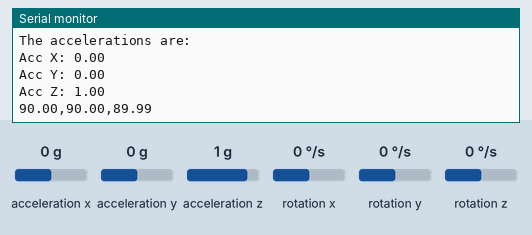
This sketch was run on a simulated Arduino Uno, built with avr-gcc and run on an emulated ATmega328P. Shown: the last lines printed to the serial monitor. The test bench sets the inputs (shaded band); at power-on: acceleration x 0 g, acceleration y 0 g, acceleration z 1 g, rotation x 0 °/s, rotation y 0 °/s, rotation z 0 °/s.

Above: at 1.8 s.
1.9 s: acceleration x set to -1.4 g
At 2.6 s:
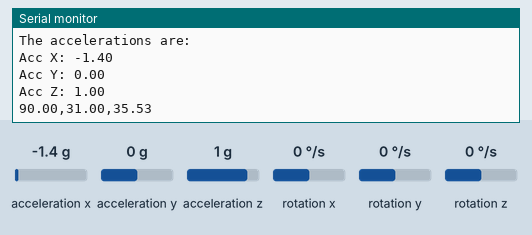
3.4 s: acceleration y set to -1.4 g
At 4.7 s:
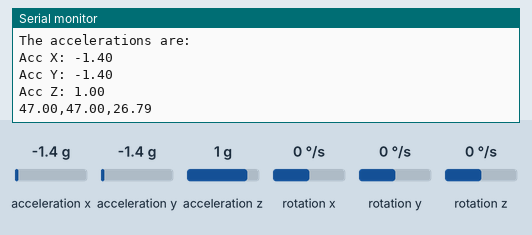
4.9 s: acceleration z set to -1.4 g
At 5.9 s:
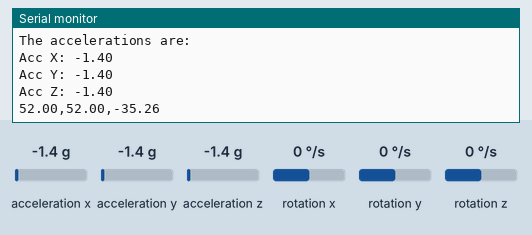
Timing chart, 0 to 7.9 s (numbered marks = the images above; inputs shaded):
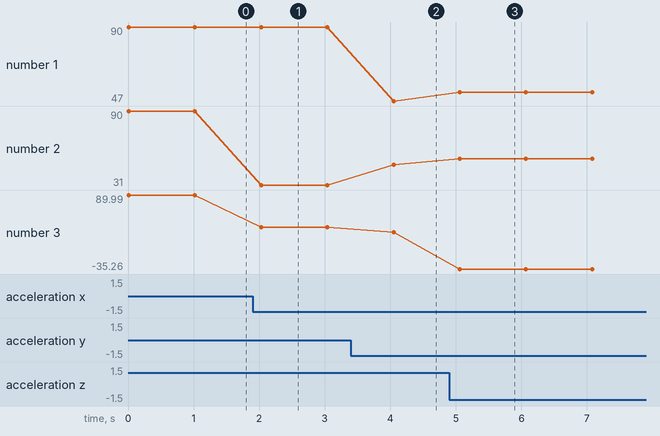

The sketch:

Pitch_Roll_Yaw_manual.ino
```cpp
#include <MPU9250.h>

#include <math.h>

MPU9250 mpu;

void setup() {
  // put your setup code here, to run once:
  Serial.begin(115200);
  Wire.begin();
  if(!mpu.setup(0x68)) {
    Serial.println("MPU not connected successfully");
    while(1);
  }
  mpu.calibrateAccelGyro();

}

void loop() {
  // put your main code here, to run repeatedly:
  if(mpu.update())  {
        float ax, ay, az;
        float pitch, roll, yaw ;
        ax = mpu.getAccX();
        ay = mpu.getAccY();
        az = mpu.getAccZ();

        Serial.println("The accelerations are: ");
        Serial.print("Acc X: "); Serial.println(ax, 2);
        Serial.print("Acc Y: "); Serial.println(ay,2);
        Serial.print("Acc Z: "); Serial.println(az,2);

        roll = atan2(ay, sqrt(ax*ax + az*az))*(180./3.142);
        pitch = atan2(ax,sqrt(ay*ay + az*az))*(180./3.142);
        yaw = atan2(az, sqrt(ax*ax + ay*ay))*(180./3.142);

        float roll_1  = constrain(roll, -83, 83);
        float pitch_1 = constrain(pitch, -83, 83);

        float roll_new = map (roll_1, -83, 83, 0, 180);
        float pitch_new = map(pitch_1, -83, 83, 0, 180);

        //Serial.println("\n\nThe angles are :");
        //Serial.print("Roll : ");
        Serial.print(roll_new);
        Serial.print(",");
        //Serial.print("Pitch : ");
        Serial.print(pitch_new);
        //Serial.print("Yaw : ");
        Serial.print(",");
        Serial.println(yaw);


    }


  delay(1000);
}
```

Measured:
- after the input at 1.9 s, the serial monitor: prints a new line after 0.13 s (image 1)
- after the input at 3.4 s, the serial monitor: prints a new line after 0.65 s (image 2)
- after the input at 4.9 s, the serial monitor: prints a new line after 0.16 s (image 3)
- plotted number 1: 90 → 47 after the input at 3.4 s, 47 → 52 after the input at 4.9 s
- plotted number 2: 90 → 31 after the input at 1.9 s, 31 → 47 after the input at 3.4 s, 47 → 52 after the input at 4.9 s
- plotted number 3: 89.99 → 35.53 after the input at 1.9 s, 35.53 → 26.79 after the input at 3.4 s, 26.79 → -35.26 after the input at 4.9 s
